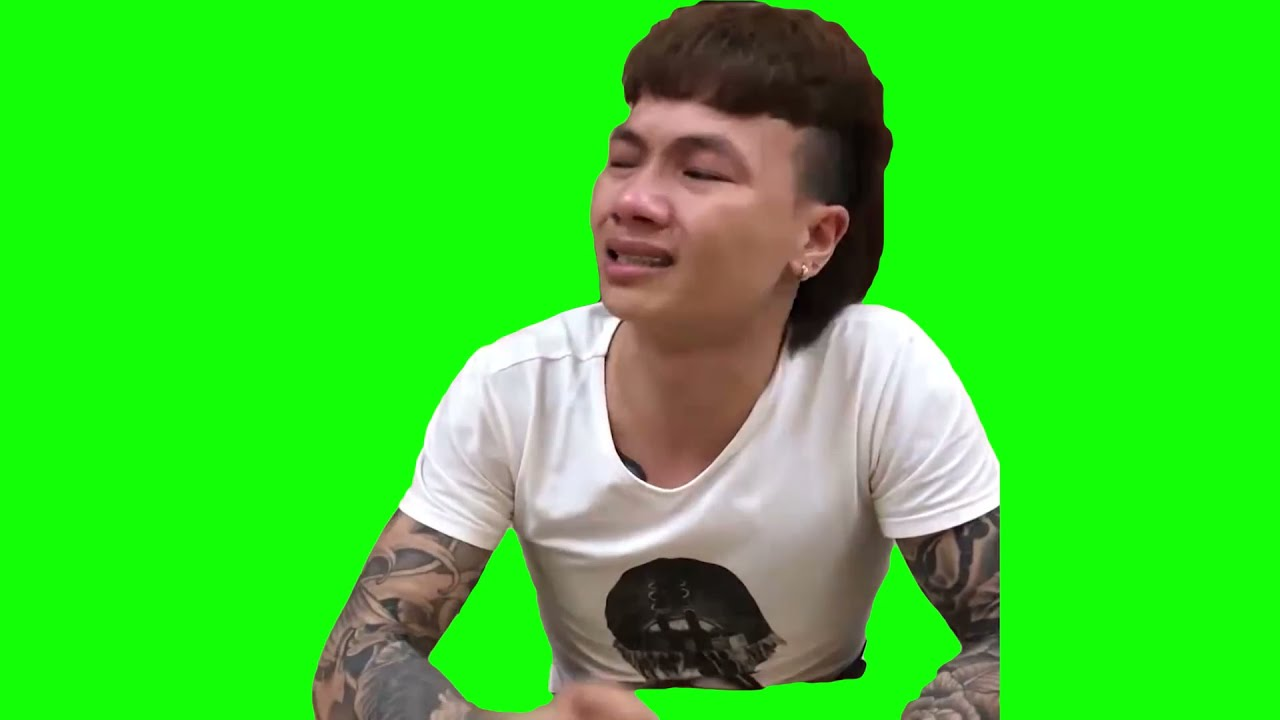
#> input picture bai3/foreground.jpg, 1280 x 720 px
$ python bai3_green_or_blue_screen_matting.py
#> lines starting #> are read from the running program, lines starting #| are printed output that depends on the picture; after the words box and inside, x2 and y2 are one past the last pixel; in counts of white or black regions, pixels touching at a corner belong together
import cv2
import numpy as np

def blue_screen_matting(foreground, background):
    # Resize the foreground and background images to the desired size
    target_size = (background.shape[1], background.shape[0])
    foreground = cv2.resize(foreground, target_size)
    background = cv2.resize(background, target_size)

    # Convert the foreground and background images to the HSV color space
    foreground_hsv = cv2.cvtColor(foreground, cv2.COLOR_BGR2HSV)
    background_hsv = cv2.cvtColor(background, cv2.COLOR_BGR2HSV)

    # Define the blue color range for matting
    lower_blue = np.array([90, 50, 50])  # Adjust these values as needed
    upper_blue = np.array([130, 255, 255])  # Adjust these values as needed

    # Create a mask of the blue color region in the foreground image
    mask = cv2.inRange(foreground_hsv, lower_blue, upper_blue)

    # Invert the mask to select the non-blue region in the foreground image
    inverted_mask = cv2.bitwise_not(mask)

    # Use the mask to extract the blue region from the foreground image
    foreground_blue = cv2.bitwise_and(foreground, foreground, mask=inverted_mask)

    # Use the mask to extract the non-blue region from the background image
    background_non_blue = cv2.bitwise_and(background, background, mask=mask)

    # Combine the blue region from the foreground image and the non-blue region from the background image
    result = cv2.add(foreground_blue, background_non_blue)

    return result

def green_screen_matting(foreground, background):
    # Convert the foreground and background images to the HSV color space
    foreground_hsv = cv2.cvtColor(foreground, cv2.COLOR_BGR2HSV)
    background_hsv = cv2.cvtColor(background, cv2.COLOR_BGR2HSV)

    # Define the green color range for matting
    lower_green = np.array([40, 50, 50])  # Adjust these values as needed
    upper_green = np.array([80, 255, 255])  # Adjust these values as needed

    # Create a mask of the green color region in the foreground image
    mask = cv2.inRange(foreground_hsv, lower_green, upper_green)

    # Invert the mask to select the non-green region in the foreground image
    inverted_mask = cv2.bitwise_not(mask)

    # Use the mask to extract the green region from the foreground image
    foreground_green = cv2.bitwise_and(foreground, foreground, mask=inverted_mask)

    # Use the mask to extract the non-green region from the background image
    background_non_green = cv2.bitwise_and(background, background, mask=mask)

    # Combine the green region from the foreground image and the non-green region from the background image
    result = cv2.add(foreground_green, background_non_green)

    return result


# Load the foreground and background images
foreground = cv2.imread('foreground.jpg')
#> foreground is the input picture: shape (720, 1280, 3); mean B, G, R 41.3, 212.9, 57.6
background = cv2.imread('background_image.jpg')
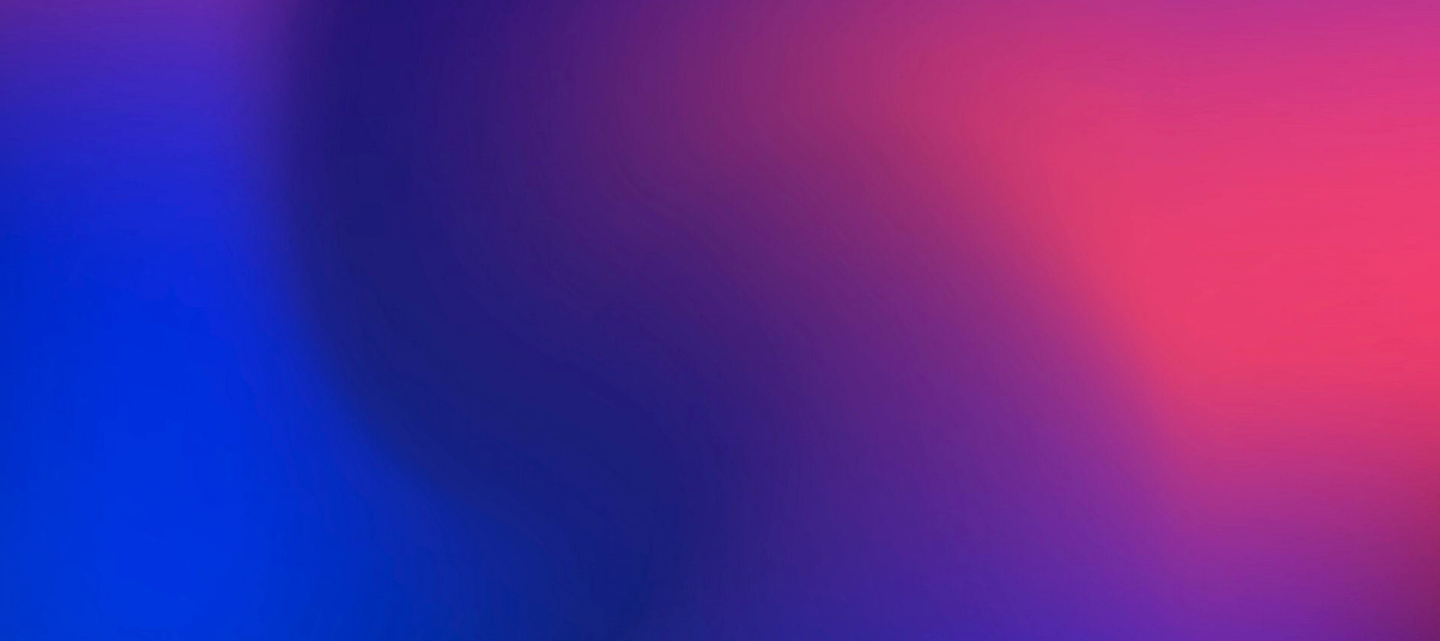
#> input picture bai3/background_image.jpg, 1440 x 641 px
#> background is the input picture: shape (641, 1440, 3); mean B, G, R 144.6, 42.4, 93.9

# Specify the desired width and height for resizing
target_width = 800
target_height = 500

# Resize the foreground and background images
foreground = cv2.resize(foreground, (target_width, target_height))
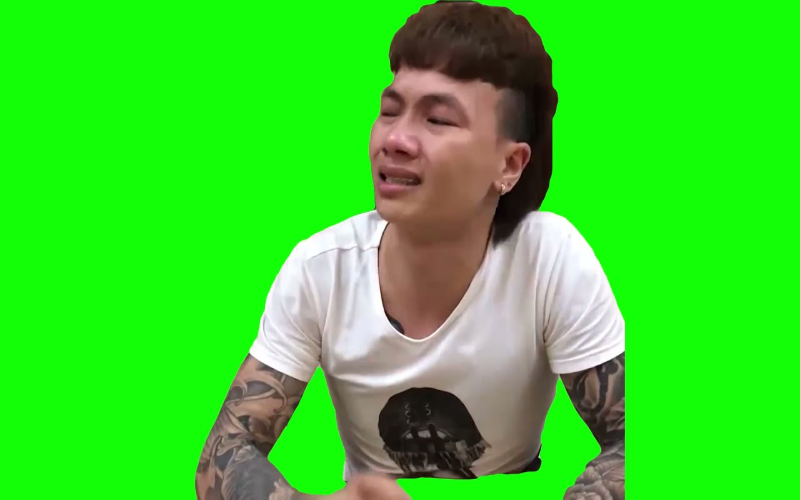
#> foreground: shape (500, 800, 3); mean B, G, R 41.3, 212.9, 57.6
background = cv2.resize(background, (target_width, target_height))
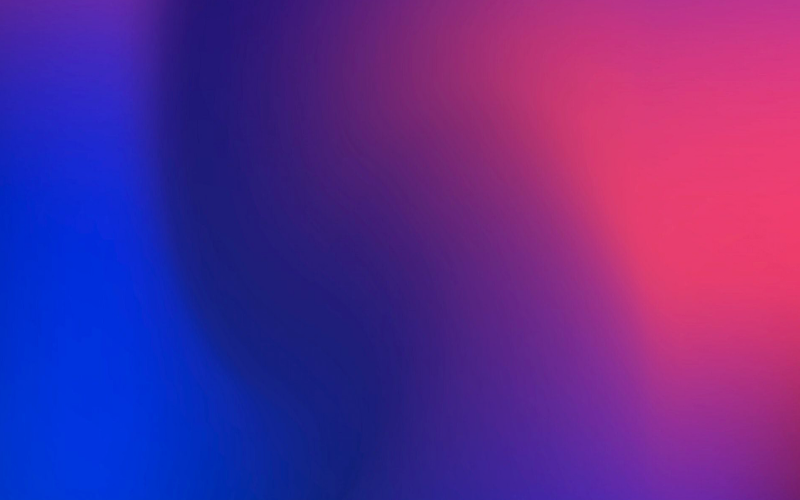
#> background: shape (500, 800, 3); mean B, G, R 144.6, 42.3, 93.8


# Perform blue screen matting
result = green_screen_matting(foreground, background)
#> in green_screen_matting, `foreground_hsv = cv2.cvtColor(foreground, cv2.COLOR_BGR2HSV)`: foreground_hsv: shape (500, 800, 3); mean H, S, V 52.4, 190.7, 219.2
#> in green_screen_matting, `background_hsv = cv2.cvtColor(background, cv2.COLOR_BGR2HSV)`: background_hsv: shape (500, 800, 3); mean H, S, V 137.5, 200.8, 167.4
#> in green_screen_matting, `mask = cv2.inRange(foreground_hsv, lower_green, upper_green)`:
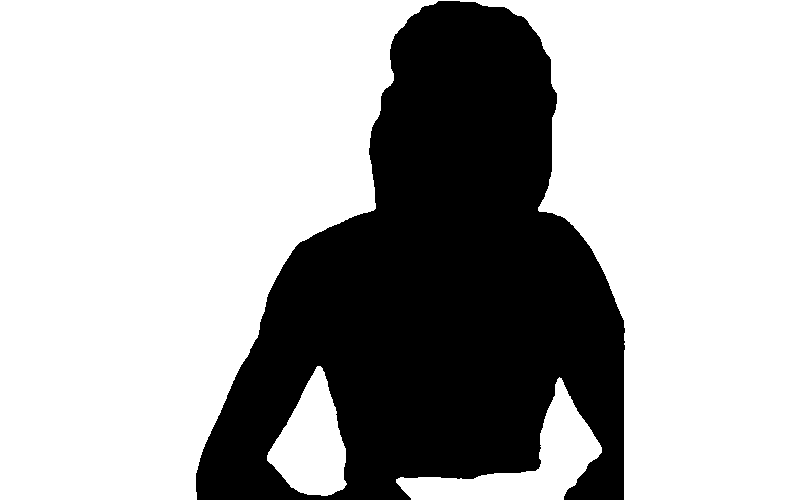
#> mask: shape (500, 800); 68.9% white; 1 black region, box (x1, y1, x2, y2) and area: (196, 1, 625, 500) 124535
#> in green_screen_matting, `foreground_green = cv2.bitwise_and(foreground, foreground, mask=invert..`:
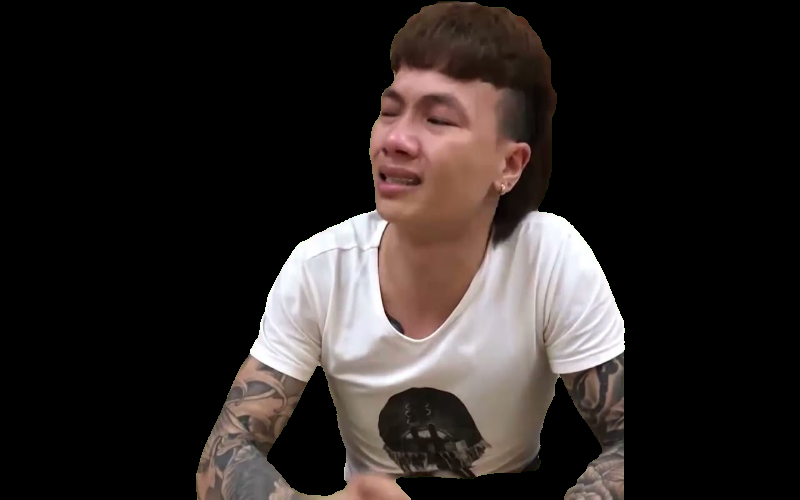
#> foreground_green: shape (500, 800, 3); mean B, G, R 36, 37.9, 43.9
#> in green_screen_matting, `background_non_green = cv2.bitwise_and(background, background, mask=ma..`:
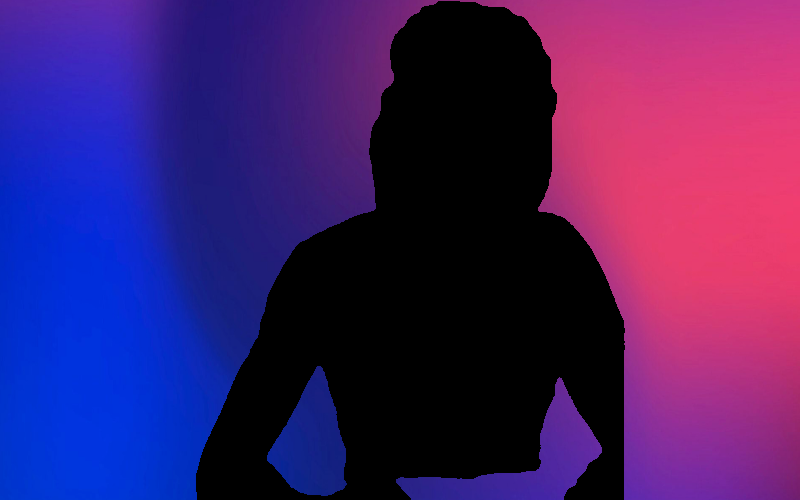
#> background_non_green: shape (500, 800, 3); mean B, G, R 103.9, 30.5, 67.1
#> in green_screen_matting, `result = cv2.add(foreground_green, background_non_green)`:
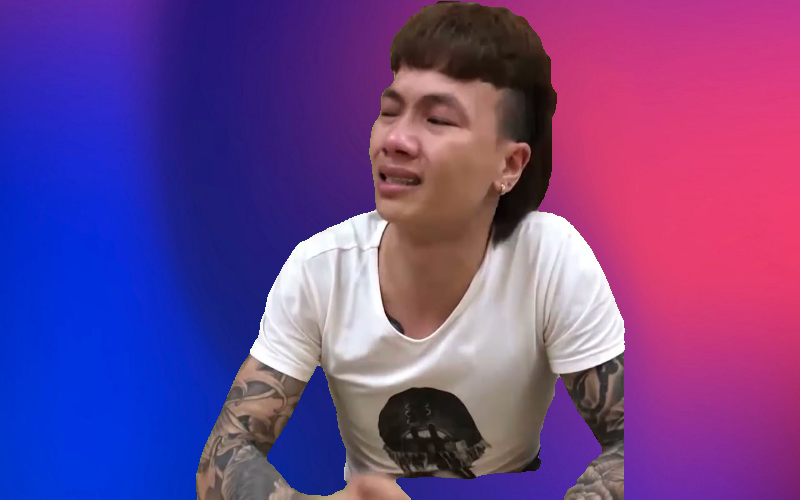
#> result: shape (500, 800, 3); mean B, G, R 139.9, 68.4, 111

# Display the original foreground, background, and matted image
cv2.imshow('Foreground', foreground)
cv2.imshow('Background', background)
cv2.imshow('Matted Image', result)
cv2.waitKey(0)
cv2.destroyAllWindows()
